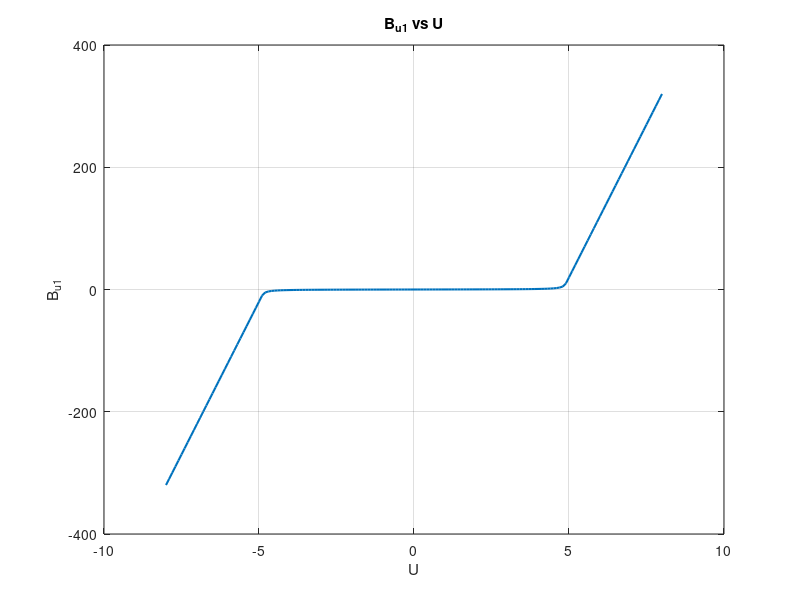

Write the MATLAB code that produced this figure.
clear all;
clc;

% 参数设置
Umaxh = 5;
Umaxl = -5;
g_1max = 1 / Umaxh;
g_1min = 1 / Umaxl;
offset1 = 0.1;

% 初始化变量
U_range = -8:0.1:8; % 定义 U 的范围
B_u1 = zeros(size(U_range)); % 初始化 B_u1 数组

% 计算 B_u1
for idx = 1:length(U_range)
    U = U_range(idx);
    if (U > Umaxl + offset1) && (U < Umaxh - offset1)
        B_u1(idx) = g_1max / (1 - g_1max * U) + g_1min / (1 - g_1min * U) - g_1max - g_1min;
    elseif U >= Umaxh - offset1
        up = Umaxh - offset1;
        k = (g_1max / (1 - g_1max * up))^2 + (g_1min / (1 - g_1min * up))^2;
        b = g_1max / (1 - g_1max * up) + g_1min / (1 - g_1min * up) - g_1max - g_1min;
        B_u1(idx) = k * (U - up) + b;
    elseif U <= Umaxl + offset1
        down = Umaxl + offset1;
        k = (g_1max / (1 - g_1max * down))^2 + (g_1min / (1 - g_1min * down))^2;
        b = g_1max / (1 - g_1max * down) + g_1min / (1 - g_1min * down) - g_1max - g_1min;
        B_u1(idx) = k * (U - down) + b;
    end
end

% 绘制曲线
figure;
plot(U_range, B_u1, 'LineWidth', 1.5);
grid on;
xlabel('U');
ylabel('B_{u1}');
title('B_{u1} vs U');